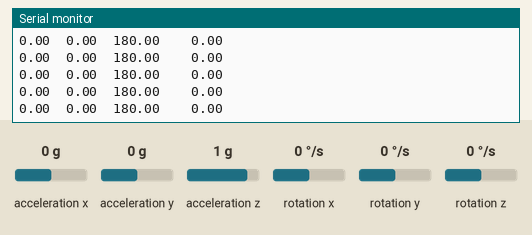
A sketch run on a simulated Arduino Uno, built with avr-gcc and run on an emulated ATmega328P. Shown: the last lines printed to the serial monitor. The test bench sets the inputs (shaded band); at power-on: acceleration x 0 g, acceleration y 0 g, rotation x 0 °/s, acceleration z 1 g, rotation y 0 °/s, rotation z 0 °/s.

Above: at 1.3 s.
1.4 s: acceleration x set to -1.4 g
At 2.4 s:
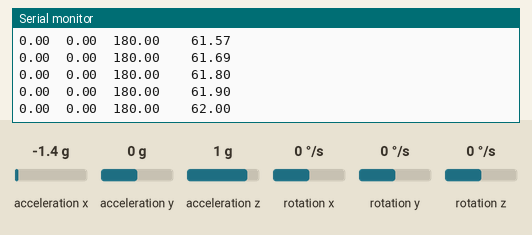
4.4 s: acceleration y set to -0.2 g
At 5.2 s:
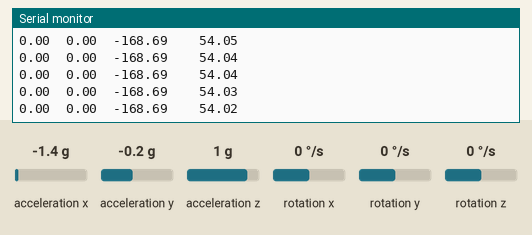
7.4 s: rotation x set to -2 °/s
At 8.0 s:
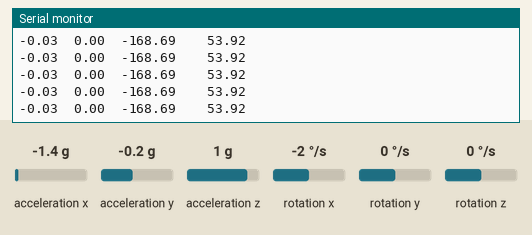
Timing chart, 0 to 10.4 s (numbered marks = the images above; inputs shaded):
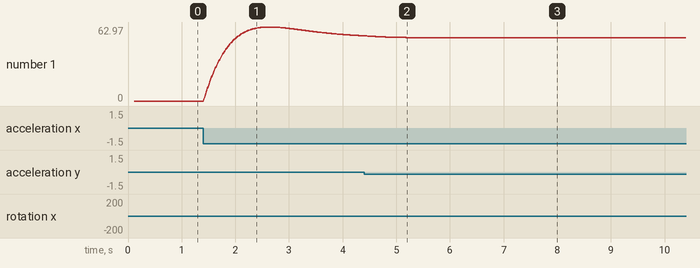

Measured:
- after the input at 1.4 s, the serial monitor: prints a new line at once (image 1)
- plotted number 1: 0 → 55.52 after the input at 1.4 s

The sketch:

test.ino.ino
```cpp
#include "MPU9250.h"
#include "Kalman.h" // Source: https://github.com/TKJElectronics/KalmanFilter

// an MPU9250 object with the MPU-9250 sensor on I2C bus 0 with address 0x68
MPU9250 IMU(Wire,0x68);

int status;

#define RESTRICT_PITCH // Comment out to restrict roll to ±90deg instead - please read: http://www.freescale.com/files/sensors/doc/app_note/AN3461.pdf

Kalman kalmanX; // Create the Kalman instances
Kalman kalmanY;

/* IMU Data */
double accX, accY, accZ;
double gyroX, gyroY, gyroZ;
int16_t tempRaw;

double gyroXangle, gyroYangle; // Angle calculate using the gyro only
double compAngleX, compAngleY; // Calculated angle using a complementary filter
double kalAngleX, kalAngleY; // Calculated angle using a Kalman filter

uint32_t timer;
uint8_t i2cData[14]; // Buffer for I2C data

// TODO: Make calibration routine

void setup() {
  Serial.begin(115200);

  while(!Serial) {}

  // start communication with IMU
  status = IMU.begin();
  if (status < 0) {
    Serial.println("IMU initialization unsuccessful");
    Serial.println("Check IMU wiring or try cycling power");
    Serial.print("Status: ");
    Serial.println(status);
    while(1) {}
  }

  delay(100); // Wait for sensor to stabilize
  IMU.readSensor();

  accX = IMU.getAccelX_mss();
  accY = IMU.getAccelY_mss();
  accZ = IMU.getAccelZ_mss();

#ifdef RESTRICT_PITCH // Eq. 25 and 26
  double roll  = atan2(accY, accZ) * RAD_TO_DEG;
  double pitch = atan(-accX / sqrt(accY * accY + accZ * accZ)) * RAD_TO_DEG;
#else // Eq. 28 and 29
  double roll  = atan(accY / sqrt(accX * accX + accZ * accZ)) * RAD_TO_DEG;
  double pitch = atan2(-accX, accZ) * RAD_TO_DEG;
#endif

  kalmanX.setAngle(roll); // Set starting angle
  kalmanY.setAngle(pitch);
  gyroXangle = roll;
  gyroYangle = pitch;
  compAngleX = roll;
  compAngleY = pitch;

  timer = micros();
}

void loop() {
  /* Update all the values */
  IMU.readSensor();
  accX = IMU.getAccelX_mss();
  accY = IMU.getAccelY_mss();
  accZ = IMU.getAccelZ_mss();

  gyroX = IMU.getGyroX_rads();
  gyroY = IMU.getGyroY_rads();
  gyroZ = IMU.getGyroZ_rads();

  double dt = (double)(micros() - timer) / 1000000; // Calculate delta time
  timer = micros();

  // It is then converted from radians to degrees
#ifdef RESTRICT_PITCH // Eq. 25 and 26
  double roll  = atan2(accY, accZ) * RAD_TO_DEG;
  double pitch = atan(-accX / sqrt(accY * accY + accZ * accZ)) * RAD_TO_DEG;
#else // Eq. 28 and 29
  double roll  = atan(accY / sqrt(accX * accX + accZ * accZ)) * RAD_TO_DEG;
  double pitch = atan2(-accX, accZ) * RAD_TO_DEG;
#endif

  double gyroXrate = gyroX / 131.0; // Convert to deg/s
  double gyroYrate = gyroY / 131.0; // Convert to deg/s

#ifdef RESTRICT_PITCH
  // This fixes the transition problem when the accelerometer angle jumps between -180 and 180 degrees
  if ((roll < -90 && kalAngleX > 90) || (roll > 90 && kalAngleX < -90)) {
    kalmanX.setAngle(roll);
    compAngleX = roll;
    kalAngleX = roll;
    gyroXangle = roll;
  } else
    kalAngleX = kalmanX.getAngle(roll, gyroXrate, dt); // Calculate the angle using a Kalman filter

  if (abs(kalAngleX) > 90)
    gyroYrate = -gyroYrate; // Invert rate, so it fits the restriced accelerometer reading
  kalAngleY = kalmanY.getAngle(pitch, gyroYrate, dt);
#else
  // This fixes the transition problem when the accelerometer angle jumps between -180 and 180 degrees
  if ((pitch < -90 && kalAngleY > 90) || (pitch > 90 && kalAngleY < -90)) {
    kalmanY.setAngle(pitch);
    compAngleY = pitch;
    kalAngleY = pitch;
    gyroYangle = pitch;
  } else
    kalAngleY = kalmanY.getAngle(pitch, gyroYrate, dt); // Calculate the angle using a Kalman filter

  if (abs(kalAngleY) > 90)
    gyroXrate = -gyroXrate; // Invert rate, so it fits the restriced accelerometer reading
  kalAngleX = kalmanX.getAngle(roll, gyroXrate, dt); // Calculate the angle using a Kalman filter
#endif

  gyroXangle += gyroXrate * dt; // Calculate gyro angle without any filter
  gyroYangle += gyroYrate * dt;
  //gyroXangle += kalmanX.getRate() * dt; // Calculate gyro angle using the unbiased rate
  //gyroYangle += kalmanY.getRate() * dt;

  compAngleX = 0.93 * (compAngleX + gyroXrate * dt) + 0.07 * roll; // Calculate the angle using a Complimentary filter
  compAngleY = 0.93 * (compAngleY + gyroYrate * dt) + 0.07 * pitch;

  // Reset the gyro angle when it has drifted too much
  if (gyroXangle < -180 || gyroXangle > 180)
    gyroXangle = kalAngleX;
  if (gyroYangle < -180 || gyroYangle > 180)
    gyroYangle = kalAngleY;

  /* Print Data */
// Set to 1 to activate
//  Serial.print(accX); Serial.print("\t");
//  Serial.print(accY); Serial.print("\t");
//  Serial.print(accZ); Serial.print("\t");
//
  Serial.print(gyroX); Serial.print("\t");
  Serial.print(gyroY); Serial.print("\t");
//  Serial.print(gyroZ); Serial.print("\t");
//
//  Serial.print("\t");


//  Serial.print(roll); Serial.print("\t");
//  Serial.print(gyroXangle); Serial.print("\t");
//  Serial.print(compAngleX); Serial.print("\t");
  Serial.print(kalAngleX); Serial.print("\t");
//
  Serial.print("\t");
//
//  Serial.print(pitch); Serial.print("\t");
//  Serial.print(gyroYangle); Serial.print("\t");
//  Serial.print(compAngleY); Serial.print("\t");
  Serial.print(kalAngleY); Serial.print("\t");

#if 0 // Set to 1 to print the temperature
  Serial.print("\t");

  double temperature = (double)tempRaw / 340.0 + 36.53;
  Serial.print(temperature); Serial.print("\t");
#endif

  Serial.print("\r\n");
  delay(2);
}
```
